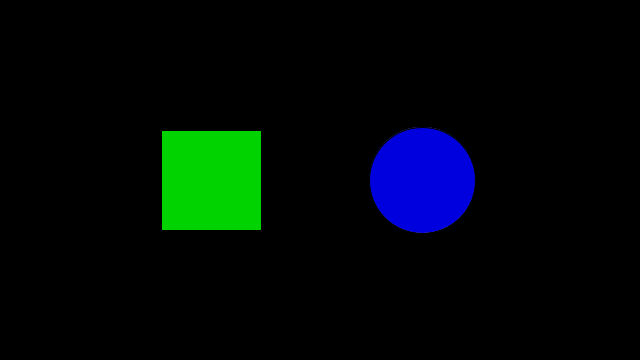
Frame 1 (no input)
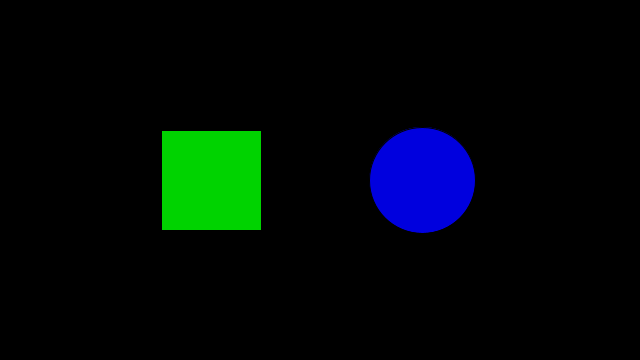
Frame 60 (the mouse pressed at the canvas centre just before this capture)
Frame 120 (the mouse held since frame 60 and released just before this capture): identical to frame 60, image omitted

The Processing sketch that drew these frames (run headless with seeded random() and noise(); from frame 60 on, the mouse is pressed at the canvas centre):

// Processing sketch: processing_50027
// ── processing_50027.pde

float rx, ry;    // rectangle x- and y-coordinate
float rd = 100;  // rectangle width
  
float ex, ey;    // ellipse x- and y-coordinate
float ed = 106;  // ellipse diameter
  
void setup() {
  size(640, 360);
  smooth();


   
  // Set the x- and y-coordinates for the rectangle
  rx = width * 0.33 - rd/2;
  ry = height * 0.5 - rd/2;
   
  // Set the x- and y-coordinates for the ellipse
  ex = width * 0.66;
  ey = height * 0.5;
}
  
void draw() {
  background(0);
  rect(rx, ry, rd, rd);
  ellipse(ex, ey, ed, ed);
  
if((mouseX > rx)&&(mouseX < rd + rx)&&(mouseY > ry)&&(mouseY<ry + rd))
{
   if (mousePressed) 
   {
ex = ex+1;
    }
    else
    {
     ex = width * 0.66;
    }
  
  fill(240,0,0);
  rect(rx, ry, rd, rd);
  rx = rx-1;

  
}
else
{

  fill(0,211,0);
  rect(rx,ry,rd,rd);
  rx = width * 0.33 - rd/2;
}

float r = dist(mouseX,mouseY,ex,ey);
if (r < ed/2){
{
  if(mousePressed) 
  {
    fill(0,0,0);
    ellipse(186,155,20,20);
     fill(0,0,0);
    ellipse(236,155,20,20);
         fill(0,0,0);
    ellipse(210,195,40,55);
  }
  else
{
  fill(0,0,222);
  ellipse(ex,ey,ed,ed);
  ey = height * 0.5;
}
}
{
  color c = color(0,130,255);
  fill(c);
 ellipse(ex, ey, ed, ed);
 float s = saturation(c);
 fill(s);
  ellipse(ex, ey, ed, ed);
  ey = ey-1;
}
}
else
{
  fill(0,0,222);
  ellipse(ex,ey,ed,ed);
  ey = height * 0.5;
}

}
